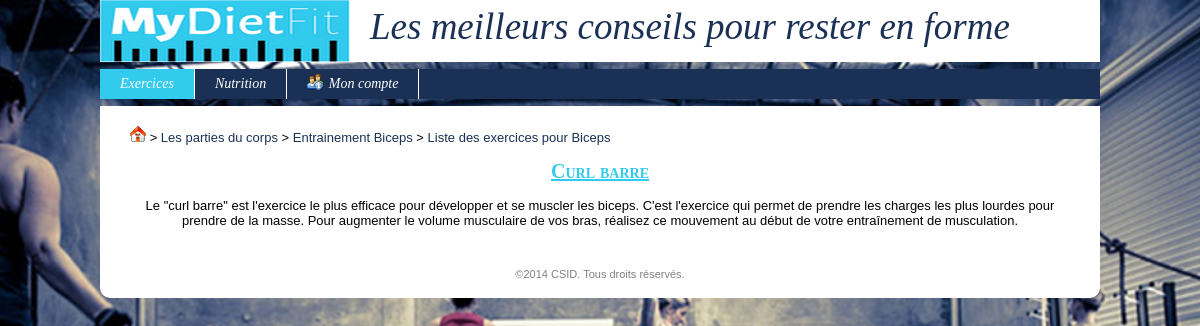
Screenshot of /index.php?uc=exercice&action=v_exercice&idExercice=7 with the database file from the repository.
### tables this page shows
CREATE TABLE IF NOT EXISTS `partiecorps` (
  `idPartieCorps` int(11) unsigned NOT NULL AUTO_INCREMENT,
  `libelle` varchar(45) NOT NULL DEFAULT '',
  `descEx` varchar(1000) NOT NULL DEFAULT '',
  `descPgrm` varchar(1000) NOT NULL DEFAULT '',
  PRIMARY KEY (`idPartieCorps`)
);

CREATE TABLE IF NOT EXISTS `ficheexercice` (
  `idFicheExercice` int(11) unsigned NOT NULL AUTO_INCREMENT,
  `titre` varchar(45) DEFAULT NULL,
  `resume` varchar(1000) DEFAULT NULL,
  `description` varchar(5000) NOT NULL DEFAULT '',
  `dateAjout` datetime NOT NULL DEFAULT '0000-00-00 00:00:00',
  `idPartieCorps` int(10) unsigned DEFAULT NULL,
  `video` varchar(1000) NOT NULL DEFAULT '',
  `image1` varchar(100) NOT NULL DEFAULT '',
  `image2` varchar(100) NOT NULL DEFAULT '',
  `image3` varchar(100) NOT NULL DEFAULT '',
  `imageResume` varchar(100) NOT NULL DEFAULT '',
  PRIMARY KEY (`idFicheExercice`),
  KEY `FK_ficheexercice_1` (`idPartieCorps`)
);

### modules/fonctions/php/generale.inc.php (called while the page is built, shortened)
<?php
function connexion()
{
	global $_CONFIG;
	$hote = $_CONFIG['DB_ServerHost'];
	$login = $_CONFIG['DB_Username'];
	$mdp = $_CONFIG['DB_Password'];
	$bd = $_CONFIG['DB_Database'];
	$connexion = @mysql_connect($hote, $login, $mdp) or die("<u>Erreur SQL (Connexion au serveur impossible)</u>: ".mysql_error()." <br>");
	return $connexion;
}
function getRequest($nomChamp, $elseValue = null)
{
	return (isset($_REQUEST[$nomChamp]) && $_REQUEST[$nomChamp]) ? $_REQUEST[$nomChamp] : $elseValue;
}
function getMySqlString($champ, $elseValue = null, $noCote = 0)
{
	$cote = ($noCote) ? null : "'";
	if(isset($champ) && $champ) $result = $cote.mysql_real_escape_string($champ, connexion()).$cote;
	else if(is_null($champ) || $champ == "") $result = "NULL";
	else $result = $cote.mysql_real_escape_string($elseValue, connexion()).$cote;
	return $result;
}
?>

### config.inc.php (called while the page is built, shortened)
<?php
$_CONFIG = array
(
	"DB_ServerHost" => "localhost",
	"DB_Username" => "root",
    "DB_Password" => "",
    "DB_Database" => "mydietfit_bdd",
    "DIR_Control" => "controleurs/",
    "DIR_View" => "vues/",
    "DIR_Model" => "modules/fonctions/php/",
    "DIR_Dynamic" => "modules/fonctions/js/",
    "DIR_XML" => "modules/fonctions/xml/",
    "DIR_Plugin" => "modules/plugins/",
    "DIR_CSS" => "modules/themes/",
    "DIR_Attachment" => "ressources/documents/",
    "DIR_Image" => "ressources/images/",
	"EML_Envoi" => false,
	"EML_ServerSMTP" => "",
	"EML_PortSMTP" => "",
);
?>

### modules/fonctions/php/identification.inc.php (called while the page is built, shortened)
<?php
function estConnecte($idUtilisateur = null, $login = null)
{
	$result = isset($_SESSION['idUtilisateur']) && !empty($_SESSION['idUtilisateur']);
	return $result;
}
?>

### modules/fonctions/php/exercices.inc.php (called while the page is built, shortened)
<?php
function getUnExercice($idExercice)
{
	$req = "SELECT * FROM ficheexercice where idFicheExercice = ".getMySqlString($idExercice);
	$conx = connexion();
	$res = mysql_query($req, $conx) or die ("<u>Erreur SQL (getUnExercice)</u>: ".mysql_error()." <br>");
	$unExercice = mysql_fetch_assoc($res);
	return $unExercice;
}
?>

### modules/fonctions/php/partieCorps.inc.php (called while the page is built, shortened)
<?php
function getUnePartieCorps($idPartieCorps)
{
	$req = "SELECT * FROM partiecorps where idPartieCorps = ".getMySqlString($idPartieCorps);
	$conx = connexion();
	$res = mysql_query($req, $conx) or die ("<u>Erreur SQL (getUnePartieCorps)</u>: ".mysql_error()." <br>");
	$unePartieCorps = mysql_fetch_assoc($res);
	return $unePartieCorps;
}
?>

### vues/v_menu.php (the view, shortened to what this page needs)
	<div id="menu">
		<ul>
			<li <?php if($uc == "exercice") echo "style='background:#32CAED'";?>> <a href="index.php?uc=exercice&action=lstExercice"> Exercices </a>
			</li>
			<li <?php if($uc == "nutrition") echo "style='background:#32CAED'";?>> <a href="index.php?uc=nutrition&action=lstNutrition"> Nutrition </a>
			</li>
			<li> <a href="index.php?uc=identif&action=frmConnexion"><img src="<?php echo $_CONFIG['DIR_Image']; ?>menuUserInfo.png"> <?php if(estConnecte()) echo $_SESSION['login']; else echo "Mon compte"; ?> </a>
			</li>
		</ul>
	</div>
</div>
<div id="content">

### vues/v_filAriane.php (shortened to what this page needs)
<?php
$home = "<a href='index.php?uc=identif&action=index'><img src='$_CONFIG[DIR_Image]home.gif'></a>";
$niveau1 = "<a href='index.php?uc=exercice&action=lstExercice'>Les parties du corps</a>";
echo "<div style='text-align:justify'>";
if($action == "v_exercice") {
	$idExercice = getRequest('idExercice');
	$unExercice = getUnExercice($idExercice);
	$idPartieCorps = $unExercice['idPartieCorps'];
	$unePartieCorps = getUnePartieCorps($idPartieCorps);
	$libelle = $unePartieCorps['libelle'];
	$niveau2 = "<a href='index.php?uc=exercice&action=entrainement&idPartieCorps=$idPartieCorps'>Entrainement $libelle</a>";
	$lstEx = "<a href='index.php?uc=exercice&action=lstEx&idPartieCorps=$idPartieCorps'>Liste des exercices pour $libelle</a>";
	echo $home." > ".$niveau1." > ".$niveau2." > ".$lstEx;
}
echo "</div><br>";
?>

### vues/v_headTitre.php
<h2> <?php echo $titre; ?> </h2> <br>

### vues/exercices/v_exercice.php (shortened to what this page needs)
<div>
<?php echo $unExercice['description'] ?>
</div>

### rows the page displays
partiecorps: libelle "Biceps"
ficheexercice: titre "Curl barre", description "Le \"curl barre\" est l'exercice le plus efficace pour développer et se muscler les biceps. C'est l'exercice qui permet de prendre les charges les plus lourdes pour prendre de la masse. Pour augmenter le volume musculaire de vos bras, réalisez ce mouvement au début de votre entraînement de musculation."
